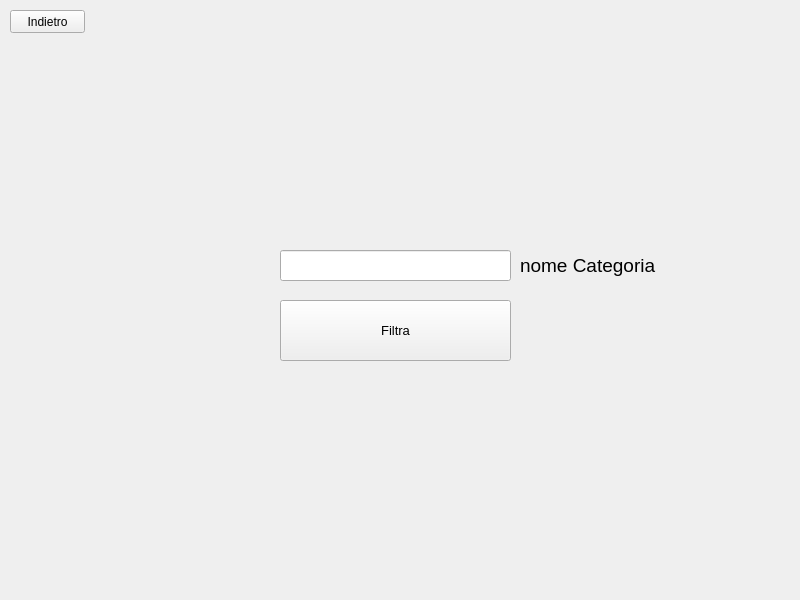
<?xml version="1.0" encoding="UTF-8"?>
<ui version="4.0">
 <class>LoginWindow</class>
 <widget class="QMainWindow" name="LoginWindow">
  <property name="geometry">
   <rect>
    <x>0</x>
    <y>0</y>
    <width>800</width>
    <height>600</height>
   </rect>
  </property>
  <property name="windowTitle">
   <string>MainWindow</string>
  </property>
  <widget class="QWidget" name="loginWidget">
   <widget class="QLabel" name="label_2">
    <property name="geometry">
     <rect>
      <x>520</x>
      <y>250</y>
      <width>141</width>
      <height>31</height>
     </rect>
    </property>
    <property name="font">
     <font>
      <pointsize>14</pointsize>
     </font>
    </property>
    <property name="text">
     <string>nome Categoria</string>
    </property>
   </widget>
   <widget class="QPushButton" name="filtra">
    <property name="geometry">
     <rect>
      <x>280</x>
      <y>300</y>
      <width>231</width>
      <height>61</height>
     </rect>
    </property>
    <property name="font">
     <font>
      <pointsize>10</pointsize>
     </font>
    </property>
    <property name="text">
     <string>Filtra</string>
    </property>
    <property name="shortcut">
     <string>Return</string>
    </property>
   </widget>
   <widget class="QPushButton" name="indietro">
    <property name="geometry">
     <rect>
      <x>10</x>
      <y>10</y>
      <width>75</width>
      <height>23</height>
     </rect>
    </property>
    <property name="text">
     <string>Indietro</string>
    </property>
   </widget>
   <widget class="QLineEdit" name="lineEdit">
    <property name="geometry">
     <rect>
      <x>280</x>
      <y>250</y>
      <width>231</width>
      <height>31</height>
     </rect>
    </property>
   </widget>
  </widget>
 </widget>
 <resources/>
 <connections/>
</ui>
